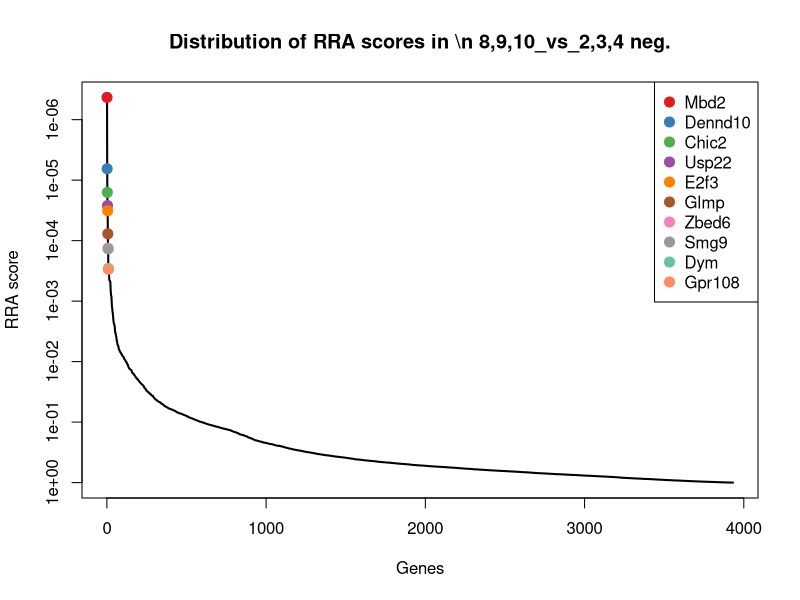
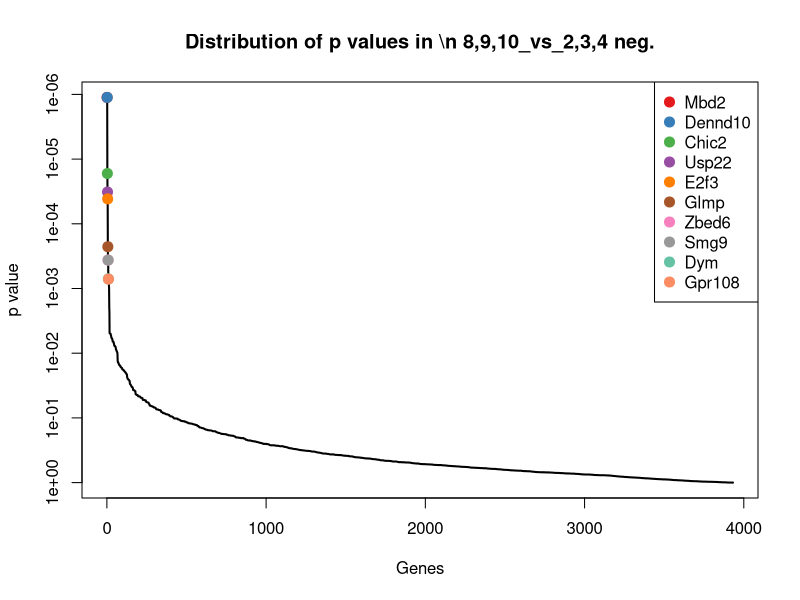
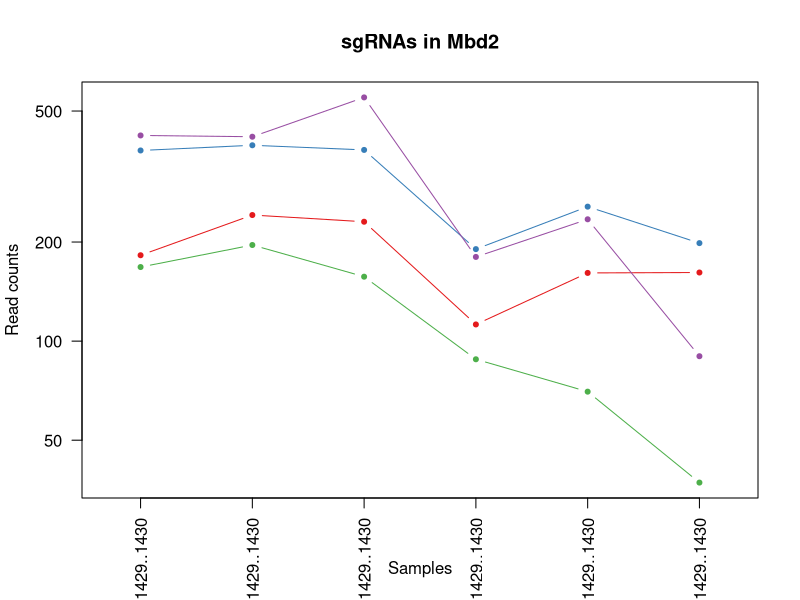
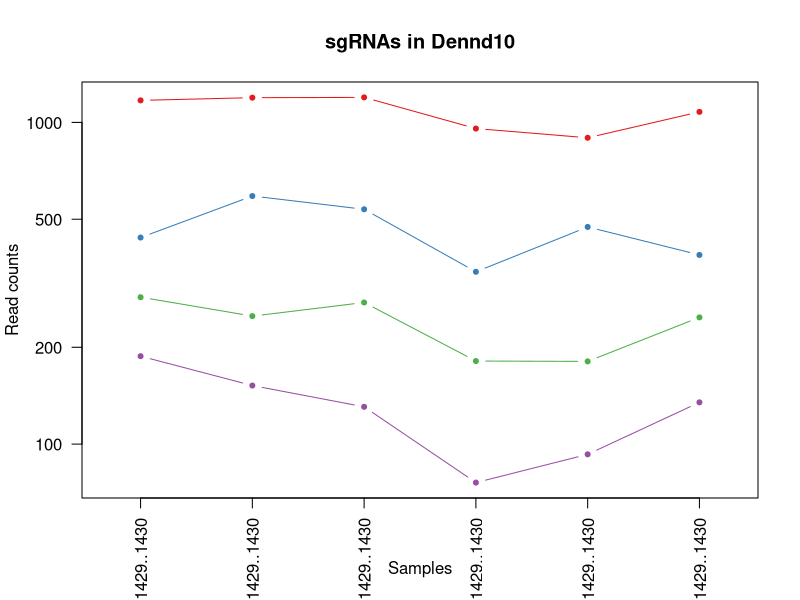
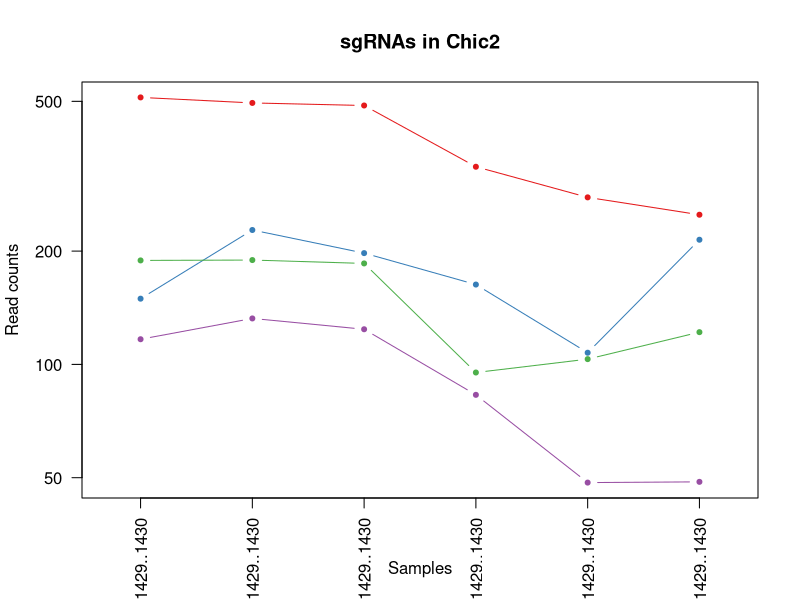
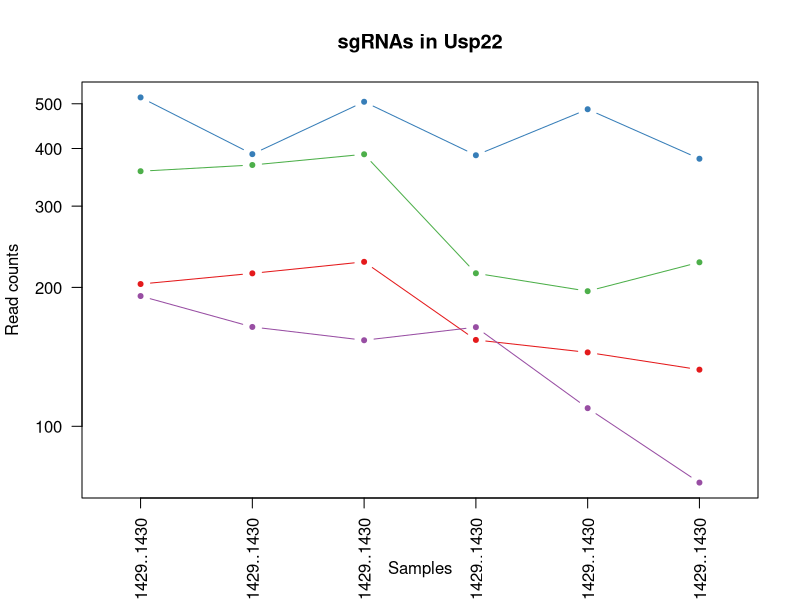
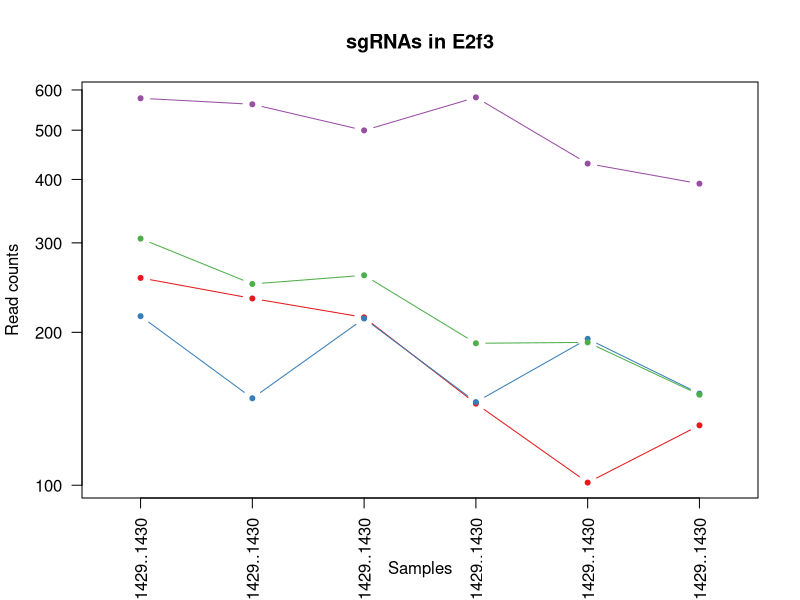
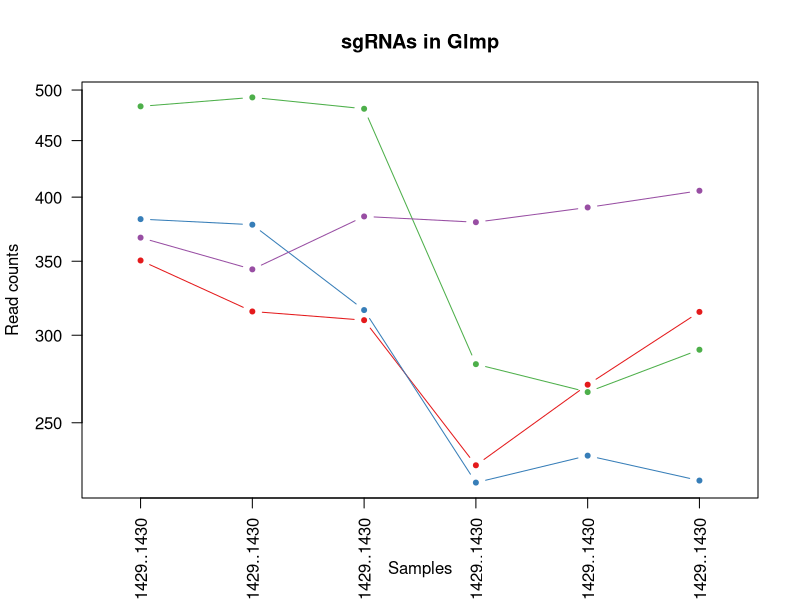

Recreate these plots in R, in order. (Note: this script raises an error after producing the figures.)
pdf(file='invitro.poolD_mCD19.CAR_ET.1.10_v_hEGFRv3.CAR_ET.1.10.pdf',width=4.5,height=4.5);
gstable=read.table('invitro.poolD_mCD19.CAR_ET.1.10_v_hEGFRv3.CAR_ET.1.10.gene_summary.txt',header=T)
# 
#
# parameters
# Do not modify the variables beginning with "__"

# gstablename='__GENE_SUMMARY_FILE__'
startindex=3
# outputfile='__OUTPUT_FILE__'
targetgenelist=c("Mbd2","Dennd10","Chic2","Usp22","E2f3","Glmp","Zbed6","Smg9","Dym","Gpr108")
# samplelabel=sub('.\\w+.\\w+$','',colnames(gstable)[startindex]);
samplelabel='8,9,10_vs_2,3,4 neg.'


# You need to write some codes in front of this code:
# gstable=read.table(gstablename,header=T)
# pdf(file=outputfile,width=6,height=6)


# set up color using RColorBrewer
#library(RColorBrewer)
#colors <- brewer.pal(length(targetgenelist), "Set1")

colors=c( "#E41A1C", "#377EB8", "#4DAF4A", "#984EA3", "#FF7F00",  "#A65628", "#F781BF",
          "#999999", "#66C2A5", "#FC8D62", "#8DA0CB", "#E78AC3", "#A6D854", "#FFD92F", "#E5C494", "#B3B3B3", 
          "#8DD3C7", "#FFFFB3", "#BEBADA", "#FB8072", "#80B1D3", "#FDB462", "#B3DE69", "#FCCDE5",
          "#D9D9D9", "#BC80BD", "#CCEBC5", "#FFED6F")

######
# function definition

plotrankedvalues<-function(val, tglist, ...){
  
  plot(val,log='y',ylim=c(max(val),min(val)),type='l',lwd=2, ...)
  if(length(tglist)>0){
    for(i in 1:length(tglist)){
      targetgene=tglist[i];
      tx=which(names(val)==targetgene);ty=val[targetgene];
      points(tx,ty,col=colors[(i %% length(colors)) ],cex=2,pch=20)
      # text(tx+50,ty,targetgene,col=colors[i])
    }
    legend('topright',tglist,pch=20,pt.cex = 2,cex=1,col=colors)
  }
}



plotrandvalues<-function(val,targetgenelist, ...){
  # choose the one with the best distance distribution
  
  mindiffvalue=0;
  randval=val;
  for(i in 1:20){
    randval0=sample(val)
    vindex=sort(which(names(randval0) %in% targetgenelist))
    if(max(vindex)>0.9*length(val)){
      # print('pass...')
      next;
    }
    mindiffind=min(diff(vindex));
    if (mindiffind > mindiffvalue){
      mindiffvalue=mindiffind;
      randval=randval0;
      # print(paste('Diff: ',mindiffvalue))
    }
  }
  plot(randval,log='y',ylim=c(max(randval),min(randval)),pch=20,col='grey', ...)
  
  if(length(targetgenelist)>0){
    for(i in 1:length(targetgenelist)){
      targetgene=targetgenelist[i];
      tx=which(names(randval)==targetgene);ty=randval[targetgene];
      points(tx,ty,col=colors[(i %% length(colors)) ],cex=2,pch=20)
      text(tx+50,ty,targetgene,col=colors[i])
    }
  }
  
}




# set.seed(1235)



pvec=gstable[,startindex]
names(pvec)=gstable[,'id']
pvec=sort(pvec);

plotrankedvalues(pvec,targetgenelist,xlab='Genes',ylab='RRA score',main=paste('Distribution of RRA scores in \\n',samplelabel))

# plotrandvalues(pvec,targetgenelist,xlab='Genes',ylab='RRA score',main=paste('Distribution of RRA scores in \\n',samplelabel))


pvec=gstable[,startindex+1]
names(pvec)=gstable[,'id']
pvec=sort(pvec);

plotrankedvalues(pvec,targetgenelist,xlab='Genes',ylab='p value',main=paste('Distribution of p values in \\n',samplelabel))

# plotrandvalues(pvec,targetgenelist,xlab='Genes',ylab='p value',main=paste('Distribution of p values in \\n',samplelabel))



# you need to write after this code:
# dev.off()






# parameters
# Do not modify the variables beginning with "__"
targetmat=list(c(181.3526226407379,240.5628134071484,229.503388608258,111.36853380888675,160.12742800923178,160.59135377290906),c(378.4750385545835,392.5462962961608,379.94340889214004,189.32650747510746,255.17080463406614,197.48396207209086),c(166.8969788070559,194.8745271398993,155.9305319730748,87.06994461422055,69.21637210721632,36.16922382272726),c(420.5278206162038,416.78906043796644,549.0511689192775,179.20209531066322,233.476120839267,88.97629060390906))
targetgene="Mbd2"
collabel=c("In.vitro_Pool.D..25.32._hEGFRv3.CAR_ET.1.10_rep1_1400..1401..1402..1403..1427..1428..1429..1430","In.vitro_Pool.D..25.32._hEGFRv3.CAR_ET.1.10_rep2_1400..1401..1402..1403..1427..1428..1429..1430","In.vitro_Pool.D..25.32._hEGFRv3.CAR_ET.1.10_rep3_1400..1401..1402..1403..1427..1428..1429..1430","In.vitro_Pool.D..25.32._mCD19.CAR_ET.1.10_rep1_1400..1401..1402..1403..1427..1428..1429..1430","In.vitro_Pool.D..25.32._mCD19.CAR_ET.1.10_rep2_1400..1401..1402..1403..1427..1428..1429..1430","In.vitro_Pool.D..25.32._mCD19.CAR_ET.1.10_rep3_1400..1401..1402..1403..1427..1428..1429..1430")

# set up color using RColorBrewer
#library(RColorBrewer)
#colors <- brewer.pal(length(targetgenelist), "Set1")

colors=c( "#E41A1C", "#377EB8", "#4DAF4A", "#984EA3", "#FF7F00",  "#A65628", "#F781BF",
          "#999999", "#66C2A5", "#FC8D62", "#8DA0CB", "#E78AC3", "#A6D854", "#FFD92F", "#E5C494", "#B3B3B3", 
          "#8DD3C7", "#FFFFB3", "#BEBADA", "#FB8072", "#80B1D3", "#FDB462", "#B3DE69", "#FCCDE5",
          "#D9D9D9", "#BC80BD", "#CCEBC5", "#FFED6F")


## code

targetmatvec=unlist(targetmat)+1
yrange=range(targetmatvec[targetmatvec>0]);
# yrange[1]=1; # set the minimum value to 1
for(i in 1:length(targetmat)){
  vali=targetmat[[i]]+1;
  if(i==1){
    plot(1:length(vali),vali,type='b',las=1,pch=20,main=paste('sgRNAs in',targetgene),ylab='Read counts',xlab='Samples',xlim=c(0.7,length(vali)+0.3),ylim = yrange,col=colors[(i %% length(colors))],xaxt='n',log='y')
    axis(1,at=1:length(vali),labels=(collabel),las=2)
    # lines(0:100,rep(1,101),col='black');
  }else{
    lines(1:length(vali),vali,type='b',pch=20,col=colors[(i %% length(colors))])
  }
}




# parameters
# Do not modify the variables beginning with "__"
targetmat=list(c(1169.593001088817,1192.5575129757474,1194.7353435683478,955.7445083235372,894.6474364902886,1077.119485440818),c(437.61176332873714,589.2856514469682,535.8739408652149,342.20513115821564,472.11764258205756,386.2873104267272),c(285.17042835536324,248.95453945623498,274.52558445963876,180.21453652710764,179.7559514426215,246.67410647099993),c(186.60922039844044,151.05106888355832,129.5760758649495,74.92065001688745,91.94413608272019,133.8261281440909))
targetgene="Dennd10"
collabel=c("In.vitro_Pool.D..25.32._hEGFRv3.CAR_ET.1.10_rep1_1400..1401..1402..1403..1427..1428..1429..1430","In.vitro_Pool.D..25.32._hEGFRv3.CAR_ET.1.10_rep2_1400..1401..1402..1403..1427..1428..1429..1430","In.vitro_Pool.D..25.32._hEGFRv3.CAR_ET.1.10_rep3_1400..1401..1402..1403..1427..1428..1429..1430","In.vitro_Pool.D..25.32._mCD19.CAR_ET.1.10_rep1_1400..1401..1402..1403..1427..1428..1429..1430","In.vitro_Pool.D..25.32._mCD19.CAR_ET.1.10_rep2_1400..1401..1402..1403..1427..1428..1429..1430","In.vitro_Pool.D..25.32._mCD19.CAR_ET.1.10_rep3_1400..1401..1402..1403..1427..1428..1429..1430")

# set up color using RColorBrewer
#library(RColorBrewer)
#colors <- brewer.pal(length(targetgenelist), "Set1")

colors=c( "#E41A1C", "#377EB8", "#4DAF4A", "#984EA3", "#FF7F00",  "#A65628", "#F781BF",
          "#999999", "#66C2A5", "#FC8D62", "#8DA0CB", "#E78AC3", "#A6D854", "#FFD92F", "#E5C494", "#B3B3B3", 
          "#8DD3C7", "#FFFFB3", "#BEBADA", "#FB8072", "#80B1D3", "#FDB462", "#B3DE69", "#FCCDE5",
          "#D9D9D9", "#BC80BD", "#CCEBC5", "#FFED6F")


## code

targetmatvec=unlist(targetmat)+1
yrange=range(targetmatvec[targetmatvec>0]);
# yrange[1]=1; # set the minimum value to 1
for(i in 1:length(targetmat)){
  vali=targetmat[[i]]+1;
  if(i==1){
    plot(1:length(vali),vali,type='b',las=1,pch=20,main=paste('sgRNAs in',targetgene),ylab='Read counts',xlab='Samples',xlim=c(0.7,length(vali)+0.3),ylim = yrange,col=colors[(i %% length(colors))],xaxt='n',log='y')
    axis(1,at=1:length(vali),labels=(collabel),las=2)
    # lines(0:100,rep(1,101),col='black');
  }else{
    lines(1:length(vali),vali,type='b',pch=20,col=colors[(i %% length(colors))])
  }
}




# parameters
# Do not modify the variables beginning with "__"
targetmat=list(c(511.2041319365728,494.1794228906537,486.4593356624799,334.10560142666026,276.86548842886526,248.84425990036357),c(148.49888665509698,226.57660332533746,196.56031847310135,161.990594631108,106.40725861258628,213.39842055409085),c(187.9233698378661,188.34762910172086,184.48119275687725,94.15703312933152,102.2749378897674,120.80520756790906),c(115.64515066945606,131.47037476902298,122.98746183791816,82.00773853199843,47.521688312417176,47.74337544599999))
targetgene="Chic2"
collabel=c("In.vitro_Pool.D..25.32._hEGFRv3.CAR_ET.1.10_rep1_1400..1401..1402..1403..1427..1428..1429..1430","In.vitro_Pool.D..25.32._hEGFRv3.CAR_ET.1.10_rep2_1400..1401..1402..1403..1427..1428..1429..1430","In.vitro_Pool.D..25.32._hEGFRv3.CAR_ET.1.10_rep3_1400..1401..1402..1403..1427..1428..1429..1430","In.vitro_Pool.D..25.32._mCD19.CAR_ET.1.10_rep1_1400..1401..1402..1403..1427..1428..1429..1430","In.vitro_Pool.D..25.32._mCD19.CAR_ET.1.10_rep2_1400..1401..1402..1403..1427..1428..1429..1430","In.vitro_Pool.D..25.32._mCD19.CAR_ET.1.10_rep3_1400..1401..1402..1403..1427..1428..1429..1430")

# set up color using RColorBrewer
#library(RColorBrewer)
#colors <- brewer.pal(length(targetgenelist), "Set1")

colors=c( "#E41A1C", "#377EB8", "#4DAF4A", "#984EA3", "#FF7F00",  "#A65628", "#F781BF",
          "#999999", "#66C2A5", "#FC8D62", "#8DA0CB", "#E78AC3", "#A6D854", "#FFD92F", "#E5C494", "#B3B3B3", 
          "#8DD3C7", "#FFFFB3", "#BEBADA", "#FB8072", "#80B1D3", "#FDB462", "#B3DE69", "#FCCDE5",
          "#D9D9D9", "#BC80BD", "#CCEBC5", "#FFED6F")


## code

targetmatvec=unlist(targetmat)+1
yrange=range(targetmatvec[targetmatvec>0]);
# yrange[1]=1; # set the minimum value to 1
for(i in 1:length(targetmat)){
  vali=targetmat[[i]]+1;
  if(i==1){
    plot(1:length(vali),vali,type='b',las=1,pch=20,main=paste('sgRNAs in',targetgene),ylab='Read counts',xlab='Samples',xlim=c(0.7,length(vali)+0.3),ylim = yrange,col=colors[(i %% length(colors))],xaxt='n',log='y')
    axis(1,at=1:length(vali),labels=(collabel),las=2)
    # lines(0:100,rep(1,101),col='black');
  }else{
    lines(1:length(vali),vali,type='b',pch=20,col=colors[(i %% length(colors))])
  }
}




# parameters
# Do not modify the variables beginning with "__"
targetmat=list(c(202.3790136715481,213.52280724898057,226.20908159474234,152.87862368310817,143.59814511795625,131.65597471472725),c(515.1465802548497,387.8842262688905,504.02897306789674,385.7401034653259,485.54768493121895,379.05346566218174),c(356.1344980843476,367.3711181489011,387.6301252570099,213.62509666977368,195.2521541531923,225.69595665381814),c(190.55166871671736,163.17245095446114,152.63622495955914,163.0030358475524,108.47341897399572,74.50860107481816))
targetgene="Usp22"
collabel=c("In.vitro_Pool.D..25.32._hEGFRv3.CAR_ET.1.10_rep1_1400..1401..1402..1403..1427..1428..1429..1430","In.vitro_Pool.D..25.32._hEGFRv3.CAR_ET.1.10_rep2_1400..1401..1402..1403..1427..1428..1429..1430","In.vitro_Pool.D..25.32._hEGFRv3.CAR_ET.1.10_rep3_1400..1401..1402..1403..1427..1428..1429..1430","In.vitro_Pool.D..25.32._mCD19.CAR_ET.1.10_rep1_1400..1401..1402..1403..1427..1428..1429..1430","In.vitro_Pool.D..25.32._mCD19.CAR_ET.1.10_rep2_1400..1401..1402..1403..1427..1428..1429..1430","In.vitro_Pool.D..25.32._mCD19.CAR_ET.1.10_rep3_1400..1401..1402..1403..1427..1428..1429..1430")

# set up color using RColorBrewer
#library(RColorBrewer)
#colors <- brewer.pal(length(targetgenelist), "Set1")

colors=c( "#E41A1C", "#377EB8", "#4DAF4A", "#984EA3", "#FF7F00",  "#A65628", "#F781BF",
          "#999999", "#66C2A5", "#FC8D62", "#8DA0CB", "#E78AC3", "#A6D854", "#FFD92F", "#E5C494", "#B3B3B3", 
          "#8DD3C7", "#FFFFB3", "#BEBADA", "#FB8072", "#80B1D3", "#FDB462", "#B3DE69", "#FCCDE5",
          "#D9D9D9", "#BC80BD", "#CCEBC5", "#FFED6F")


## code

targetmatvec=unlist(targetmat)+1
yrange=range(targetmatvec[targetmatvec>0]);
# yrange[1]=1; # set the minimum value to 1
for(i in 1:length(targetmat)){
  vali=targetmat[[i]]+1;
  if(i==1){
    plot(1:length(vali),vali,type='b',las=1,pch=20,main=paste('sgRNAs in',targetgene),ylab='Read counts',xlab='Samples',xlim=c(0.7,length(vali)+0.3),ylim = yrange,col=colors[(i %% length(colors))],xaxt='n',log='y')
    axis(1,at=1:length(vali),labels=(collabel),las=2)
    # lines(0:100,rep(1,101),col='black');
  }else{
    lines(1:length(vali),vali,type='b',pch=20,col=colors[(i %% length(colors))])
  }
}




# parameters
# Do not modify the variables beginning with "__"
targetmat=list(c(254.9449912485736,232.17108735806184,213.0318535406797,143.76665273510835,100.20877752835796,130.20920576181814),c(214.20635862637883,147.32141286174206,211.93375120284114,144.77909395155277,193.18599379178286,150.46397110254543),c(304.8826699467478,248.02212545078092,258.05404939206045,189.32650747510746,190.0867532496687,149.74058662609087),c(576.9116039078547,561.3132312833463,498.53846137870397,579.1163758062111,428.7282749924593,391.351001761909))
targetgene="E2f3"
collabel=c("In.vitro_Pool.D..25.32._hEGFRv3.CAR_ET.1.10_rep1_1400..1401..1402..1403..1427..1428..1429..1430","In.vitro_Pool.D..25.32._hEGFRv3.CAR_ET.1.10_rep2_1400..1401..1402..1403..1427..1428..1429..1430","In.vitro_Pool.D..25.32._hEGFRv3.CAR_ET.1.10_rep3_1400..1401..1402..1403..1427..1428..1429..1430","In.vitro_Pool.D..25.32._mCD19.CAR_ET.1.10_rep1_1400..1401..1402..1403..1427..1428..1429..1430","In.vitro_Pool.D..25.32._mCD19.CAR_ET.1.10_rep2_1400..1401..1402..1403..1427..1428..1429..1430","In.vitro_Pool.D..25.32._mCD19.CAR_ET.1.10_rep3_1400..1401..1402..1403..1427..1428..1429..1430")

# set up color using RColorBrewer
#library(RColorBrewer)
#colors <- brewer.pal(length(targetgenelist), "Set1")

colors=c( "#E41A1C", "#377EB8", "#4DAF4A", "#984EA3", "#FF7F00",  "#A65628", "#F781BF",
          "#999999", "#66C2A5", "#FC8D62", "#8DA0CB", "#E78AC3", "#A6D854", "#FFD92F", "#E5C494", "#B3B3B3", 
          "#8DD3C7", "#FFFFB3", "#BEBADA", "#FB8072", "#80B1D3", "#FDB462", "#B3DE69", "#FCCDE5",
          "#D9D9D9", "#BC80BD", "#CCEBC5", "#FFED6F")


## code

targetmatvec=unlist(targetmat)+1
yrange=range(targetmatvec[targetmatvec>0]);
# yrange[1]=1; # set the minimum value to 1
for(i in 1:length(targetmat)){
  vali=targetmat[[i]]+1;
  if(i==1){
    plot(1:length(vali),vali,type='b',las=1,pch=20,main=paste('sgRNAs in',targetgene),ylab='Read counts',xlab='Samples',xlim=c(0.7,length(vali)+0.3),ylim = yrange,col=colors[(i %% length(colors))],xaxt='n',log='y')
    axis(1,at=1:length(vali),labels=(collabel),las=2)
    # lines(0:100,rep(1,101),col='black');
  }else{
    lines(1:length(vali),vali,type='b',pch=20,col=colors[(i %% length(colors))])
  }
}




# parameters
# Do not modify the variables beginning with "__"
targetmat=list(c(349.56375088721944,314.22351983801946,308.56675693263395,227.7992736999956,269.63392716393224,313.9488627812727),c(381.1033374334347,376.6952582034417,315.1553709596653,219.69974396844023,232.44304065856227,220.6322653186363),c(482.2928442692088,491.3821808742915,479.87072163544855,281.45865817155016,265.5016064411133,290.07717505827264),c(366.6476935997527,343.1283540070954,383.2377159056557,378.6530149502149,390.5043083063846,404.3719223380908))
targetgene="Glmp"
collabel=c("In.vitro_Pool.D..25.32._hEGFRv3.CAR_ET.1.10_rep1_1400..1401..1402..1403..1427..1428..1429..1430","In.vitro_Pool.D..25.32._hEGFRv3.CAR_ET.1.10_rep2_1400..1401..1402..1403..1427..1428..1429..1430","In.vitro_Pool.D..25.32._hEGFRv3.CAR_ET.1.10_rep3_1400..1401..1402..1403..1427..1428..1429..1430","In.vitro_Pool.D..25.32._mCD19.CAR_ET.1.10_rep1_1400..1401..1402..1403..1427..1428..1429..1430","In.vitro_Pool.D..25.32._mCD19.CAR_ET.1.10_rep2_1400..1401..1402..1403..1427..1428..1429..1430","In.vitro_Pool.D..25.32._mCD19.CAR_ET.1.10_rep3_1400..1401..1402..1403..1427..1428..1429..1430")

# set up color using RColorBrewer
#library(RColorBrewer)
#colors <- brewer.pal(length(targetgenelist), "Set1")

colors=c( "#E41A1C", "#377EB8", "#4DAF4A", "#984EA3", "#FF7F00",  "#A65628", "#F781BF",
          "#999999", "#66C2A5", "#FC8D62", "#8DA0CB", "#E78AC3", "#A6D854", "#FFD92F", "#E5C494", "#B3B3B3", 
          "#8DD3C7", "#FFFFB3", "#BEBADA", "#FB8072", "#80B1D3", "#FDB462", "#B3DE69", "#FCCDE5",
          "#D9D9D9", "#BC80BD", "#CCEBC5", "#FFED6F")


## code

targetmatvec=unlist(targetmat)+1
yrange=range(targetmatvec[targetmatvec>0]);
# yrange[1]=1; # set the minimum value to 1
for(i in 1:length(targetmat)){
  vali=targetmat[[i]]+1;
  if(i==1){
    plot(1:length(vali),vali,type='b',las=1,pch=20,main=paste('sgRNAs in',targetgene),ylab='Read counts',xlab='Samples',xlim=c(0.7,length(vali)+0.3),ylim = yrange,col=colors[(i %% length(colors))],xaxt='n',log='y')
    axis(1,at=1:length(vali),labels=(collabel),las=2)
    # lines(0:100,rep(1,101),col='black');
  }else{
    lines(1:length(vali),vali,type='b',pch=20,col=colors[(i %% length(colors))])
  }
}




# parameters
# Do not modify the variables beginning with "__"
targetmat=list(c(494.1201892240395,515.6249450160972,543.5606572300848,296.6452764182165,349.18110107819575,265.4821028588181),c(749.0651804726131,765.5118984777862,755.4944084329259,649.9872609573208,592.98802372451,604.7494223159998),c(785.8613647765309,706.7698161341802,790.6336832437596,751.2313826017634,777.9093760706551,819.5946118229998),c(483.60699370863443,445.6938946070424,432.6523211083907,341.1926899417712,303.72557312718806,255.35472018845448))
targetgene="Zbed6"
collabel=c("In.vitro_Pool.D..25.32._hEGFRv3.CAR_ET.1.10_rep1_1400..1401..1402..1403..1427..1428..1429..1430","In.vitro_Pool.D..25.32._hEGFRv3.CAR_ET.1.10_rep2_1400..1401..1402..1403..1427..1428..1429..1430","In.vitro_Pool.D..25.32._hEGFRv3.CAR_ET.1.10_rep3_1400..1401..1402..1403..1427..1428..1429..1430","In.vitro_Pool.D..25.32._mCD19.CAR_ET.1.10_rep1_1400..1401..1402..1403..1427..1428..1429..1430","In.vitro_Pool.D..25.32._mCD19.CAR_ET.1.10_rep2_1400..1401..1402..1403..1427..1428..1429..1430","In.vitro_Pool.D..25.32._mCD19.CAR_ET.1.10_rep3_1400..1401..1402..1403..1427..1428..1429..1430")

# set up color using RColorBrewer
#library(RColorBrewer)
#colors <- brewer.pal(length(targetgenelist), "Set1")

colors=c( "#E41A1C", "#377EB8", "#4DAF4A", "#984EA3", "#FF7F00",  "#A65628", "#F781BF",
          "#999999", "#66C2A5", "#FC8D62", "#8DA0CB", "#E78AC3", "#A6D854", "#FFD92F", "#E5C494", "#B3B3B3", 
          "#8DD3C7", "#FFFFB3", "#BEBADA", "#FB8072", "#80B1D3", "#FDB462", "#B3DE69", "#FCCDE5",
          "#D9D9D9", "#BC80BD", "#CCEBC5", "#FFED6F")


## code

targetmatvec=unlist(targetmat)+1
yrange=range(targetmatvec[targetmatvec>0]);
# yrange[1]=1; # set the minimum value to 1
for(i in 1:length(targetmat)){
  vali=targetmat[[i]]+1;
  if(i==1){
    plot(1:length(vali),vali,type='b',las=1,pch=20,main=paste('sgRNAs in',targetgene),ylab='Read counts',xlab='Samples',xlim=c(0.7,length(vali)+0.3),ylim = yrange,col=colors[(i %% length(colors))],xaxt='n',log='y')
    axis(1,at=1:length(vali),labels=(collabel),las=2)
    # lines(0:100,rep(1,101),col='black');
  }else{
    lines(1:length(vali),vali,type='b',pch=20,col=colors[(i %% length(colors))])
  }
}




# parameters
# Do not modify the variables beginning with "__"
targetmat=list(c(76.22066748668695,102.565540599947,62.591833256797635,88.08238583066498,29.959325240436915,71.61506316899998),c(1030.2931605096994,970.6429796776803,1017.9408671763405,565.9546399924336,554.7640570384352,681.4281768201816),c(78.84896636553822,66.20139438723852,47.21840052705787,63.783796635998776,99.17569734765323,49.19014439890908),c(111.70270235117914,64.3365663763304,77.9652659865374,29.360795276888325,73.3486928300352,31.105532487545446))
targetgene="Smg9"
collabel=c("In.vitro_Pool.D..25.32._hEGFRv3.CAR_ET.1.10_rep1_1400..1401..1402..1403..1427..1428..1429..1430","In.vitro_Pool.D..25.32._hEGFRv3.CAR_ET.1.10_rep2_1400..1401..1402..1403..1427..1428..1429..1430","In.vitro_Pool.D..25.32._hEGFRv3.CAR_ET.1.10_rep3_1400..1401..1402..1403..1427..1428..1429..1430","In.vitro_Pool.D..25.32._mCD19.CAR_ET.1.10_rep1_1400..1401..1402..1403..1427..1428..1429..1430","In.vitro_Pool.D..25.32._mCD19.CAR_ET.1.10_rep2_1400..1401..1402..1403..1427..1428..1429..1430","In.vitro_Pool.D..25.32._mCD19.CAR_ET.1.10_rep3_1400..1401..1402..1403..1427..1428..1429..1430")

# set up color using RColorBrewer
#library(RColorBrewer)
#colors <- brewer.pal(length(targetgenelist), "Set1")

colors=c( "#E41A1C", "#377EB8", "#4DAF4A", "#984EA3", "#FF7F00",  "#A65628", "#F781BF",
          "#999999", "#66C2A5", "#FC8D62", "#8DA0CB", "#E78AC3", "#A6D854", "#FFD92F", "#E5C494", "#B3B3B3", 
          "#8DD3C7", "#FFFFB3", "#BEBADA", "#FB8072", "#80B1D3", "#FDB462", "#B3DE69", "#FCCDE5",
          "#D9D9D9", "#BC80BD", "#CCEBC5", "#FFED6F")


## code

targetmatvec=unlist(targetmat)+1
yrange=range(targetmatvec[targetmatvec>0]);
# yrange[1]=1; # set the minimum value to 1
for(i in 1:length(targetmat)){
  vali=targetmat[[i]]+1;
  if(i==1){
    plot(1:length(vali),vali,type='b',las=1,pch=20,main=paste('sgRNAs in',targetgene),ylab='Read counts',xlab='Samples',xlim=c(0.7,length(vali)+0.3),ylim = yrange,col=colors[(i %% length(colors))],xaxt='n',log='y')
    axis(1,at=1:length(vali),labels=(collabel),las=2)
    # lines(0:100,rep(1,101),col='black');
  }else{
    lines(1:length(vali),vali,type='b',pch=20,col=colors[(i %% length(colors))])
  }
}




# parameters
# Do not modify the variables beginning with "__"
targetmat=list(c(528.2880746491061,413.0594044161502,461.2029818921931,370.55348521865955,389.4712281256799,369.64946746827263),c(491.4918903451882,422.3835444706908,395.3168416218798,318.91898317999386,352.2803416203099,354.4583934627272),c(465.20890155667547,548.2594352069895,556.7378852841474,468.7602832137688,429.761355173164,420.2863808200908),c(425.78441837390636,505.3683909561025,429.35801409487505,353.3419845391043,395.6697092099082,322.6294764987272))
targetgene="Dym"
collabel=c("In.vitro_Pool.D..25.32._hEGFRv3.CAR_ET.1.10_rep1_1400..1401..1402..1403..1427..1428..1429..1430","In.vitro_Pool.D..25.32._hEGFRv3.CAR_ET.1.10_rep2_1400..1401..1402..1403..1427..1428..1429..1430","In.vitro_Pool.D..25.32._hEGFRv3.CAR_ET.1.10_rep3_1400..1401..1402..1403..1427..1428..1429..1430","In.vitro_Pool.D..25.32._mCD19.CAR_ET.1.10_rep1_1400..1401..1402..1403..1427..1428..1429..1430","In.vitro_Pool.D..25.32._mCD19.CAR_ET.1.10_rep2_1400..1401..1402..1403..1427..1428..1429..1430","In.vitro_Pool.D..25.32._mCD19.CAR_ET.1.10_rep3_1400..1401..1402..1403..1427..1428..1429..1430")

# set up color using RColorBrewer
#library(RColorBrewer)
#colors <- brewer.pal(length(targetgenelist), "Set1")

colors=c( "#E41A1C", "#377EB8", "#4DAF4A", "#984EA3", "#FF7F00",  "#A65628", "#F781BF",
          "#999999", "#66C2A5", "#FC8D62", "#8DA0CB", "#E78AC3", "#A6D854", "#FFD92F", "#E5C494", "#B3B3B3", 
          "#8DD3C7", "#FFFFB3", "#BEBADA", "#FB8072", "#80B1D3", "#FDB462", "#B3DE69", "#FCCDE5",
          "#D9D9D9", "#BC80BD", "#CCEBC5", "#FFED6F")


## code

targetmatvec=unlist(targetmat)+1
yrange=range(targetmatvec[targetmatvec>0]);
# yrange[1]=1; # set the minimum value to 1
for(i in 1:length(targetmat)){
  vali=targetmat[[i]]+1;
  if(i==1){
    plot(1:length(vali),vali,type='b',las=1,pch=20,main=paste('sgRNAs in',targetgene),ylab='Read counts',xlab='Samples',xlim=c(0.7,length(vali)+0.3),ylim = yrange,col=colors[(i %% length(colors))],xaxt='n',log='y')
    axis(1,at=1:length(vali),labels=(collabel),las=2)
    # lines(0:100,rep(1,101),col='black');
  }else{
    lines(1:length(vali),vali,type='b',pch=20,col=colors[(i %% length(colors))])
  }
}




# parameters
# Do not modify the variables beginning with "__"
targetmat=list(c(296.99777331019396,261.07592152713784,293.1933242028942,212.61265545332924,268.6008469832275,163.48489167872722),c(576.9116039078547,587.4208234360601,644.5860723112318,561.9048751266558,552.6978966770258,586.6648104046362),c(632.1058803637314,703.040160112364,661.0576073788102,453.5736649671024,483.4815245698095,437.6476082549999),c(605.8228915752187,593.0153074687845,616.0354115274293,429.2750757724362,325.4202569219872,457.90237359572717))
targetgene="Gpr108"
collabel=c("In.vitro_Pool.D..25.32._hEGFRv3.CAR_ET.1.10_rep1_1400..1401..1402..1403..1427..1428..1429..1430","In.vitro_Pool.D..25.32._hEGFRv3.CAR_ET.1.10_rep2_1400..1401..1402..1403..1427..1428..1429..1430","In.vitro_Pool.D..25.32._hEGFRv3.CAR_ET.1.10_rep3_1400..1401..1402..1403..1427..1428..1429..1430","In.vitro_Pool.D..25.32._mCD19.CAR_ET.1.10_rep1_1400..1401..1402..1403..1427..1428..1429..1430","In.vitro_Pool.D..25.32._mCD19.CAR_ET.1.10_rep2_1400..1401..1402..1403..1427..1428..1429..1430","In.vitro_Pool.D..25.32._mCD19.CAR_ET.1.10_rep3_1400..1401..1402..1403..1427..1428..1429..1430")

# set up color using RColorBrewer
#library(RColorBrewer)
#colors <- brewer.pal(length(targetgenelist), "Set1")

colors=c( "#E41A1C", "#377EB8", "#4DAF4A", "#984EA3", "#FF7F00",  "#A65628", "#F781BF",
          "#999999", "#66C2A5", "#FC8D62", "#8DA0CB", "#E78AC3", "#A6D854", "#FFD92F", "#E5C494", "#B3B3B3", 
          "#8DD3C7", "#FFFFB3", "#BEBADA", "#FB8072", "#80B1D3", "#FDB462", "#B3DE69", "#FCCDE5",
          "#D9D9D9", "#BC80BD", "#CCEBC5", "#FFED6F")


## code

targetmatvec=unlist(targetmat)+1
yrange=range(targetmatvec[targetmatvec>0]);
# yrange[1]=1; # set the minimum value to 1
for(i in 1:length(targetmat)){
  vali=targetmat[[i]]+1;
  if(i==1){
    plot(1:length(vali),vali,type='b',las=1,pch=20,main=paste('sgRNAs in',targetgene),ylab='Read counts',xlab='Samples',xlim=c(0.7,length(vali)+0.3),ylim = yrange,col=colors[(i %% length(colors))],xaxt='n',log='y')
    axis(1,at=1:length(vali),labels=(collabel),las=2)
    # lines(0:100,rep(1,101),col='black');
  }else{
    lines(1:length(vali),vali,type='b',pch=20,col=colors[(i %% length(colors))])
  }
}



# 
#
# parameters
# Do not modify the variables beginning with "__"

# gstablename='__GENE_SUMMARY_FILE__'
startindex=9
# outputfile='__OUTPUT_FILE__'
targetgenelist=c("Ints14","Lsm12","Caprin1","Cwc27","Zfp608","Lyrm9","Gm7233","Pkib","Otub1","Prss50")
# samplelabel=sub('.\\w+.\\w+$','',colnames(gstable)[startindex]);
samplelabel='8,9,10_vs_2,3,4 pos.'


# You need to write some codes in front of this code:
# gstable=read.table(gstablename,header=T)
# pdf(file=outputfile,width=6,height=6)


# set up color using RColorBrewer
#library(RColorBrewer)
#colors <- brewer.pal(length(targetgenelist), "Set1")

colors=c( "#E41A1C", "#377EB8", "#4DAF4A", "#984EA3", "#FF7F00",  "#A65628", "#F781BF",
          "#999999", "#66C2A5", "#FC8D62", "#8DA0CB", "#E78AC3", "#A6D854", "#FFD92F", "#E5C494", "#B3B3B3", 
          "#8DD3C7", "#FFFFB3", "#BEBADA", "#FB8072", "#80B1D3", "#FDB462", "#B3DE69", "#FCCDE5",
          "#D9D9D9", "#BC80BD", "#CCEBC5", "#FFED6F")

######
# function definition

plotrankedvalues<-function(val, tglist, ...){
  
  plot(val,log='y',ylim=c(max(val),min(val)),type='l',lwd=2, ...)
  if(length(tglist)>0){
    for(i in 1:length(tglist)){
      targetgene=tglist[i];
      tx=which(names(val)==targetgene);ty=val[targetgene];
      points(tx,ty,col=colors[(i %% length(colors)) ],cex=2,pch=20)
      # text(tx+50,ty,targetgene,col=colors[i])
    }
    legend('topright',tglist,pch=20,pt.cex = 2,cex=1,col=colors)
  }
}



plotrandvalues<-function(val,targetgenelist, ...){
  # choose the one with the best distance distribution
  
  mindiffvalue=0;
  randval=val;
  for(i in 1:20){
    randval0=sample(val)
    vindex=sort(which(names(randval0) %in% targetgenelist))
    if(max(vindex)>0.9*length(val)){
      # print('pass...')
      next;
    }
    mindiffind=min(diff(vindex));
    if (mindiffind > mindiffvalue){
      mindiffvalue=mindiffind;
      randval=randval0;
      # print(paste('Diff: ',mindiffvalue))
    }
  }
  plot(randval,log='y',ylim=c(max(randval),min(randval)),pch=20,col='grey', ...)
  
  if(length(targetgenelist)>0){
    for(i in 1:length(targetgenelist)){
      targetgene=targetgenelist[i];
      tx=which(names(randval)==targetgene);ty=randval[targetgene];
      points(tx,ty,col=colors[(i %% length(colors)) ],cex=2,pch=20)
      text(tx+50,ty,targetgene,col=colors[i])
    }
  }
  
}




# set.seed(1235)



pvec=gstable[,startindex]
names(pvec)=gstable[,'id']
pvec=sort(pvec);

plotrankedvalues(pvec,targetgenelist,xlab='Genes',ylab='RRA score',main=paste('Distribution of RRA scores in \\n',samplelabel))

# plotrandvalues(pvec,targetgenelist,xlab='Genes',ylab='RRA score',main=paste('Distribution of RRA scores in \\n',samplelabel))


pvec=gstable[,startindex+1]
names(pvec)=gstable[,'id']
pvec=sort(pvec);

plotrankedvalues(pvec,targetgenelist,xlab='Genes',ylab='p value',main=paste('Distribution of p values in \\n',samplelabel))

# plotrandvalues(pvec,targetgenelist,xlab='Genes',ylab='p value',main=paste('Distribution of p values in \\n',samplelabel))



# you need to write after this code:
# dev.off()






# parameters
# Do not modify the variables beginning with "__"
targetmat=list(c(461.2664532383986,413.99181842160425,479.87072163544855,952.7071846742039,871.9196725147847,932.4425901499088),c(126.15834618486116,106.29519662176325,136.16468989198083,380.6778973831038,333.68489836762495,452.83868226054534),c(629.4775814848801,639.6360077414877,647.8803793247474,1651.2916240208572,1457.6761349743615,1670.294756133545),c(391.61653294883985,446.6263086124965,383.2377159056557,536.5938447155453,445.2575578837348,584.4946569752726))
targetgene="Ints14"
collabel=c("In.vitro_Pool.D..25.32._hEGFRv3.CAR_ET.1.10_rep1_1400..1401..1402..1403..1427..1428..1429..1430","In.vitro_Pool.D..25.32._hEGFRv3.CAR_ET.1.10_rep2_1400..1401..1402..1403..1427..1428..1429..1430","In.vitro_Pool.D..25.32._hEGFRv3.CAR_ET.1.10_rep3_1400..1401..1402..1403..1427..1428..1429..1430","In.vitro_Pool.D..25.32._mCD19.CAR_ET.1.10_rep1_1400..1401..1402..1403..1427..1428..1429..1430","In.vitro_Pool.D..25.32._mCD19.CAR_ET.1.10_rep2_1400..1401..1402..1403..1427..1428..1429..1430","In.vitro_Pool.D..25.32._mCD19.CAR_ET.1.10_rep3_1400..1401..1402..1403..1427..1428..1429..1430")

# set up color using RColorBrewer
#library(RColorBrewer)
#colors <- brewer.pal(length(targetgenelist), "Set1")

colors=c( "#E41A1C", "#377EB8", "#4DAF4A", "#984EA3", "#FF7F00",  "#A65628", "#F781BF",
          "#999999", "#66C2A5", "#FC8D62", "#8DA0CB", "#E78AC3", "#A6D854", "#FFD92F", "#E5C494", "#B3B3B3", 
          "#8DD3C7", "#FFFFB3", "#BEBADA", "#FB8072", "#80B1D3", "#FDB462", "#B3DE69", "#FCCDE5",
          "#D9D9D9", "#BC80BD", "#CCEBC5", "#FFED6F")


## code

targetmatvec=unlist(targetmat)+1
yrange=range(targetmatvec[targetmatvec>0]);
# yrange[1]=1; # set the minimum value to 1
for(i in 1:length(targetmat)){
  vali=targetmat[[i]]+1;
  if(i==1){
    plot(1:length(vali),vali,type='b',las=1,pch=20,main=paste('sgRNAs in',targetgene),ylab='Read counts',xlab='Samples',xlim=c(0.7,length(vali)+0.3),ylim = yrange,col=colors[(i %% length(colors))],xaxt='n',log='y')
    axis(1,at=1:length(vali),labels=(collabel),las=2)
    # lines(0:100,rep(1,101),col='black');
  }else{
    lines(1:length(vali),vali,type='b',pch=20,col=colors[(i %% length(colors))])
  }
}




# parameters
# Do not modify the variables beginning with "__"
targetmat=list(c(612.3936387723469,670.4056699214717,616.0354115274293,995.2297157648698,1043.4109825117685,1080.7364078230908),c(253.63084180914794,229.37384534169965,259.152151729899,377.6405737337705,390.5043083063846,401.47838443227266),c(202.3790136715481,193.00969912899117,187.7754997703929,287.5333054702167,248.9723235498378,292.97071296409086),c(349.56375088721944,297.4400677398463,319.5477803110195,503.1832845728792,455.58835969078206,542.538357340909))
targetgene="Lsm12"
collabel=c("In.vitro_Pool.D..25.32._hEGFRv3.CAR_ET.1.10_rep1_1400..1401..1402..1403..1427..1428..1429..1430","In.vitro_Pool.D..25.32._hEGFRv3.CAR_ET.1.10_rep2_1400..1401..1402..1403..1427..1428..1429..1430","In.vitro_Pool.D..25.32._hEGFRv3.CAR_ET.1.10_rep3_1400..1401..1402..1403..1427..1428..1429..1430","In.vitro_Pool.D..25.32._mCD19.CAR_ET.1.10_rep1_1400..1401..1402..1403..1427..1428..1429..1430","In.vitro_Pool.D..25.32._mCD19.CAR_ET.1.10_rep2_1400..1401..1402..1403..1427..1428..1429..1430","In.vitro_Pool.D..25.32._mCD19.CAR_ET.1.10_rep3_1400..1401..1402..1403..1427..1428..1429..1430")

# set up color using RColorBrewer
#library(RColorBrewer)
#colors <- brewer.pal(length(targetgenelist), "Set1")

colors=c( "#E41A1C", "#377EB8", "#4DAF4A", "#984EA3", "#FF7F00",  "#A65628", "#F781BF",
          "#999999", "#66C2A5", "#FC8D62", "#8DA0CB", "#E78AC3", "#A6D854", "#FFD92F", "#E5C494", "#B3B3B3", 
          "#8DD3C7", "#FFFFB3", "#BEBADA", "#FB8072", "#80B1D3", "#FDB462", "#B3DE69", "#FCCDE5",
          "#D9D9D9", "#BC80BD", "#CCEBC5", "#FFED6F")


## code

targetmatvec=unlist(targetmat)+1
yrange=range(targetmatvec[targetmatvec>0]);
# yrange[1]=1; # set the minimum value to 1
for(i in 1:length(targetmat)){
  vali=targetmat[[i]]+1;
  if(i==1){
    plot(1:length(vali),vali,type='b',las=1,pch=20,main=paste('sgRNAs in',targetgene),ylab='Read counts',xlab='Samples',xlim=c(0.7,length(vali)+0.3),ylim = yrange,col=colors[(i %% length(colors))],xaxt='n',log='y')
    axis(1,at=1:length(vali),labels=(collabel),las=2)
    # lines(0:100,rep(1,101),col='black');
  }else{
    lines(1:length(vali),vali,type='b',pch=20,col=colors[(i %% length(colors))])
  }
}




# parameters
# Do not modify the variables beginning with "__"
targetmat=list(c(211.57805974752756,248.02212545078092,234.99390029745078,250.07298046177297,257.2369649954756,275.60948552918177),c(436.2976138893115,486.7201108470212,441.43713981109914,635.8130839270989,651.873594024679,822.488149728818),c(270.7147845216812,311.42627782165727,299.7819382299255,456.6109886164357,347.1149407167863,486.837752653909),c(381.1033374334347,390.68146828525266,362.3737714867232,539.6311683648785,626.0465895070611,598.238962027909))
targetgene="Caprin1"
collabel=c("In.vitro_Pool.D..25.32._hEGFRv3.CAR_ET.1.10_rep1_1400..1401..1402..1403..1427..1428..1429..1430","In.vitro_Pool.D..25.32._hEGFRv3.CAR_ET.1.10_rep2_1400..1401..1402..1403..1427..1428..1429..1430","In.vitro_Pool.D..25.32._hEGFRv3.CAR_ET.1.10_rep3_1400..1401..1402..1403..1427..1428..1429..1430","In.vitro_Pool.D..25.32._mCD19.CAR_ET.1.10_rep1_1400..1401..1402..1403..1427..1428..1429..1430","In.vitro_Pool.D..25.32._mCD19.CAR_ET.1.10_rep2_1400..1401..1402..1403..1427..1428..1429..1430","In.vitro_Pool.D..25.32._mCD19.CAR_ET.1.10_rep3_1400..1401..1402..1403..1427..1428..1429..1430")

# set up color using RColorBrewer
#library(RColorBrewer)
#colors <- brewer.pal(length(targetgenelist), "Set1")

colors=c( "#E41A1C", "#377EB8", "#4DAF4A", "#984EA3", "#FF7F00",  "#A65628", "#F781BF",
          "#999999", "#66C2A5", "#FC8D62", "#8DA0CB", "#E78AC3", "#A6D854", "#FFD92F", "#E5C494", "#B3B3B3", 
          "#8DD3C7", "#FFFFB3", "#BEBADA", "#FB8072", "#80B1D3", "#FDB462", "#B3DE69", "#FCCDE5",
          "#D9D9D9", "#BC80BD", "#CCEBC5", "#FFED6F")


## code

targetmatvec=unlist(targetmat)+1
yrange=range(targetmatvec[targetmatvec>0]);
# yrange[1]=1; # set the minimum value to 1
for(i in 1:length(targetmat)){
  vali=targetmat[[i]]+1;
  if(i==1){
    plot(1:length(vali),vali,type='b',las=1,pch=20,main=paste('sgRNAs in',targetgene),ylab='Read counts',xlab='Samples',xlim=c(0.7,length(vali)+0.3),ylim = yrange,col=colors[(i %% length(colors))],xaxt='n',log='y')
    axis(1,at=1:length(vali),labels=(collabel),las=2)
    # lines(0:100,rep(1,101),col='black');
  }else{
    lines(1:length(vali),vali,type='b',pch=20,col=colors[(i %% length(colors))])
  }
}




# parameters
# Do not modify the variables beginning with "__"
targetmat=list(c(333.7939576141118,289.04834169075974,334.9212130407593,388.7774271146592,479.34920384699063,475.9869855070908),c(164.26867992820462,170.63176299809365,210.83564886500255,293.60795276888325,209.7152766830584,251.73779780618176),c(488.86359146633697,524.9490850706378,423.8675024056823,556.8426690444337,610.5503867964902,755.2133934185453),c(851.5688367478127,873.6719231104576,687.4120634869355,963.8440380550926,1025.848619439788,1066.2687182939997))
targetgene="Cwc27"
collabel=c("In.vitro_Pool.D..25.32._hEGFRv3.CAR_ET.1.10_rep1_1400..1401..1402..1403..1427..1428..1429..1430","In.vitro_Pool.D..25.32._hEGFRv3.CAR_ET.1.10_rep2_1400..1401..1402..1403..1427..1428..1429..1430","In.vitro_Pool.D..25.32._hEGFRv3.CAR_ET.1.10_rep3_1400..1401..1402..1403..1427..1428..1429..1430","In.vitro_Pool.D..25.32._mCD19.CAR_ET.1.10_rep1_1400..1401..1402..1403..1427..1428..1429..1430","In.vitro_Pool.D..25.32._mCD19.CAR_ET.1.10_rep2_1400..1401..1402..1403..1427..1428..1429..1430","In.vitro_Pool.D..25.32._mCD19.CAR_ET.1.10_rep3_1400..1401..1402..1403..1427..1428..1429..1430")

# set up color using RColorBrewer
#library(RColorBrewer)
#colors <- brewer.pal(length(targetgenelist), "Set1")

colors=c( "#E41A1C", "#377EB8", "#4DAF4A", "#984EA3", "#FF7F00",  "#A65628", "#F781BF",
          "#999999", "#66C2A5", "#FC8D62", "#8DA0CB", "#E78AC3", "#A6D854", "#FFD92F", "#E5C494", "#B3B3B3", 
          "#8DD3C7", "#FFFFB3", "#BEBADA", "#FB8072", "#80B1D3", "#FDB462", "#B3DE69", "#FCCDE5",
          "#D9D9D9", "#BC80BD", "#CCEBC5", "#FFED6F")


## code

targetmatvec=unlist(targetmat)+1
yrange=range(targetmatvec[targetmatvec>0]);
# yrange[1]=1; # set the minimum value to 1
for(i in 1:length(targetmat)){
  vali=targetmat[[i]]+1;
  if(i==1){
    plot(1:length(vali),vali,type='b',las=1,pch=20,main=paste('sgRNAs in',targetgene),ylab='Read counts',xlab='Samples',xlim=c(0.7,length(vali)+0.3),ylim = yrange,col=colors[(i %% length(colors))],xaxt='n',log='y')
    axis(1,at=1:length(vali),labels=(collabel),las=2)
    # lines(0:100,rep(1,101),col='black');
  }else{
    lines(1:length(vali),vali,type='b',pch=20,col=colors[(i %% length(colors))])
  }
}




# parameters
# Do not modify the variables beginning with "__"
targetmat=list(c(1876.6053994998097,1699.790731942758,1839.3214158795797,2387.336388375954,2637.453701339153,2221.5137271919084),c(388.98823406998855,405.6000923725177,408.49406967594246,438.387046720436,416.3313128240026,299.48117325218175),c(538.8012701645112,543.5973651797191,533.6777361895378,633.78820149421,760.3470129986748,820.3179962994543),c(190.55166871671736,199.53659716716962,214.12995587851825,319.9314243964383,208.6821965023537,347.94793317463626))
targetgene="Zfp608"
collabel=c("In.vitro_Pool.D..25.32._hEGFRv3.CAR_ET.1.10_rep1_1400..1401..1402..1403..1427..1428..1429..1430","In.vitro_Pool.D..25.32._hEGFRv3.CAR_ET.1.10_rep2_1400..1401..1402..1403..1427..1428..1429..1430","In.vitro_Pool.D..25.32._hEGFRv3.CAR_ET.1.10_rep3_1400..1401..1402..1403..1427..1428..1429..1430","In.vitro_Pool.D..25.32._mCD19.CAR_ET.1.10_rep1_1400..1401..1402..1403..1427..1428..1429..1430","In.vitro_Pool.D..25.32._mCD19.CAR_ET.1.10_rep2_1400..1401..1402..1403..1427..1428..1429..1430","In.vitro_Pool.D..25.32._mCD19.CAR_ET.1.10_rep3_1400..1401..1402..1403..1427..1428..1429..1430")

# set up color using RColorBrewer
#library(RColorBrewer)
#colors <- brewer.pal(length(targetgenelist), "Set1")

colors=c( "#E41A1C", "#377EB8", "#4DAF4A", "#984EA3", "#FF7F00",  "#A65628", "#F781BF",
          "#999999", "#66C2A5", "#FC8D62", "#8DA0CB", "#E78AC3", "#A6D854", "#FFD92F", "#E5C494", "#B3B3B3", 
          "#8DD3C7", "#FFFFB3", "#BEBADA", "#FB8072", "#80B1D3", "#FDB462", "#B3DE69", "#FCCDE5",
          "#D9D9D9", "#BC80BD", "#CCEBC5", "#FFED6F")


## code

targetmatvec=unlist(targetmat)+1
yrange=range(targetmatvec[targetmatvec>0]);
# yrange[1]=1; # set the minimum value to 1
for(i in 1:length(targetmat)){
  vali=targetmat[[i]]+1;
  if(i==1){
    plot(1:length(vali),vali,type='b',las=1,pch=20,main=paste('sgRNAs in',targetgene),ylab='Read counts',xlab='Samples',xlim=c(0.7,length(vali)+0.3),ylim = yrange,col=colors[(i %% length(colors))],xaxt='n',log='y')
    axis(1,at=1:length(vali),labels=(collabel),las=2)
    # lines(0:100,rep(1,101),col='black');
  }else{
    lines(1:length(vali),vali,type='b',pch=20,col=colors[(i %% length(colors))])
  }
}




# parameters
# Do not modify the variables beginning with "__"
targetmat=list(c(406.0721767825218,370.16836016526327,344.8041340813063,502.1708433564348,395.6697092099082,468.0297562660908),c(377.16088911515783,340.33111199073323,327.2344966758894,567.9795224253224,542.3670948699786,609.8131136511817),c(813.4585030044693,892.3202032195388,763.1811247977957,828.1769150515396,1045.4771428731779,978.7391966429998),c(588.7389488626853,550.1242632178976,654.4689933517787,719.8457048919862,788.2401778777023,609.8131136511817))
targetgene="Lyrm9"
collabel=c("In.vitro_Pool.D..25.32._hEGFRv3.CAR_ET.1.10_rep1_1400..1401..1402..1403..1427..1428..1429..1430","In.vitro_Pool.D..25.32._hEGFRv3.CAR_ET.1.10_rep2_1400..1401..1402..1403..1427..1428..1429..1430","In.vitro_Pool.D..25.32._hEGFRv3.CAR_ET.1.10_rep3_1400..1401..1402..1403..1427..1428..1429..1430","In.vitro_Pool.D..25.32._mCD19.CAR_ET.1.10_rep1_1400..1401..1402..1403..1427..1428..1429..1430","In.vitro_Pool.D..25.32._mCD19.CAR_ET.1.10_rep2_1400..1401..1402..1403..1427..1428..1429..1430","In.vitro_Pool.D..25.32._mCD19.CAR_ET.1.10_rep3_1400..1401..1402..1403..1427..1428..1429..1430")

# set up color using RColorBrewer
#library(RColorBrewer)
#colors <- brewer.pal(length(targetgenelist), "Set1")

colors=c( "#E41A1C", "#377EB8", "#4DAF4A", "#984EA3", "#FF7F00",  "#A65628", "#F781BF",
          "#999999", "#66C2A5", "#FC8D62", "#8DA0CB", "#E78AC3", "#A6D854", "#FFD92F", "#E5C494", "#B3B3B3", 
          "#8DD3C7", "#FFFFB3", "#BEBADA", "#FB8072", "#80B1D3", "#FDB462", "#B3DE69", "#FCCDE5",
          "#D9D9D9", "#BC80BD", "#CCEBC5", "#FFED6F")


## code

targetmatvec=unlist(targetmat)+1
yrange=range(targetmatvec[targetmatvec>0]);
# yrange[1]=1; # set the minimum value to 1
for(i in 1:length(targetmat)){
  vali=targetmat[[i]]+1;
  if(i==1){
    plot(1:length(vali),vali,type='b',las=1,pch=20,main=paste('sgRNAs in',targetgene),ylab='Read counts',xlab='Samples',xlim=c(0.7,length(vali)+0.3),ylim = yrange,col=colors[(i %% length(colors))],xaxt='n',log='y')
    axis(1,at=1:length(vali),labels=(collabel),las=2)
    # lines(0:100,rep(1,101),col='black');
  }else{
    lines(1:length(vali),vali,type='b',pch=20,col=colors[(i %% length(colors))])
  }
}




# parameters
# Do not modify the variables beginning with "__"
targetmat=list(c(758.2642265485925,722.6208542268993,737.924771027509,1015.4785400937583,761.3800931793795,1083.6299457289088),c(406.0721767825218,456.88286267249117,406.29786500026535,534.5689622826563,575.4256606525297,578.7075811636362),c(523.0314768914035,509.0980469779187,580.8961367165956,558.8675514773225,521.7054912558842,554.8358934406363),c(546.686166801065,587.4208234360601,540.2663502165691,880.8238583066498,891.5481959481743,821.0413807759089))
targetgene="Gm7233"
collabel=c("In.vitro_Pool.D..25.32._hEGFRv3.CAR_ET.1.10_rep1_1400..1401..1402..1403..1427..1428..1429..1430","In.vitro_Pool.D..25.32._hEGFRv3.CAR_ET.1.10_rep2_1400..1401..1402..1403..1427..1428..1429..1430","In.vitro_Pool.D..25.32._hEGFRv3.CAR_ET.1.10_rep3_1400..1401..1402..1403..1427..1428..1429..1430","In.vitro_Pool.D..25.32._mCD19.CAR_ET.1.10_rep1_1400..1401..1402..1403..1427..1428..1429..1430","In.vitro_Pool.D..25.32._mCD19.CAR_ET.1.10_rep2_1400..1401..1402..1403..1427..1428..1429..1430","In.vitro_Pool.D..25.32._mCD19.CAR_ET.1.10_rep3_1400..1401..1402..1403..1427..1428..1429..1430")

# set up color using RColorBrewer
#library(RColorBrewer)
#colors <- brewer.pal(length(targetgenelist), "Set1")

colors=c( "#E41A1C", "#377EB8", "#4DAF4A", "#984EA3", "#FF7F00",  "#A65628", "#F781BF",
          "#999999", "#66C2A5", "#FC8D62", "#8DA0CB", "#E78AC3", "#A6D854", "#FFD92F", "#E5C494", "#B3B3B3", 
          "#8DD3C7", "#FFFFB3", "#BEBADA", "#FB8072", "#80B1D3", "#FDB462", "#B3DE69", "#FCCDE5",
          "#D9D9D9", "#BC80BD", "#CCEBC5", "#FFED6F")


## code

targetmatvec=unlist(targetmat)+1
yrange=range(targetmatvec[targetmatvec>0]);
# yrange[1]=1; # set the minimum value to 1
for(i in 1:length(targetmat)){
  vali=targetmat[[i]]+1;
  if(i==1){
    plot(1:length(vali),vali,type='b',las=1,pch=20,main=paste('sgRNAs in',targetgene),ylab='Read counts',xlab='Samples',xlim=c(0.7,length(vali)+0.3),ylim = yrange,col=colors[(i %% length(colors))],xaxt='n',log='y')
    axis(1,at=1:length(vali),labels=(collabel),las=2)
    # lines(0:100,rep(1,101),col='black');
  }else{
    lines(1:length(vali),vali,type='b',pch=20,col=colors[(i %% length(colors))])
  }
}




# parameters
# Do not modify the variables beginning with "__"
targetmat=list(c(639.9907770002852,605.1366895396873,602.8581834733667,986.11774481687,672.5351976387735,964.2715071139089),c(759.5783759880181,720.7560262159911,733.5323616761548,804.8907670733179,909.1105590201546,1001.8874998895452),c(722.7821916841003,609.7987595669576,742.3171803788632,1206.8299300017545,1366.7650790723462,1110.3951713577271),c(638.6766275608596,655.4870458342067,658.8614027031331,701.6217629959865,725.2222868547143,820.3179962994543))
targetgene="Pkib"
collabel=c("In.vitro_Pool.D..25.32._hEGFRv3.CAR_ET.1.10_rep1_1400..1401..1402..1403..1427..1428..1429..1430","In.vitro_Pool.D..25.32._hEGFRv3.CAR_ET.1.10_rep2_1400..1401..1402..1403..1427..1428..1429..1430","In.vitro_Pool.D..25.32._hEGFRv3.CAR_ET.1.10_rep3_1400..1401..1402..1403..1427..1428..1429..1430","In.vitro_Pool.D..25.32._mCD19.CAR_ET.1.10_rep1_1400..1401..1402..1403..1427..1428..1429..1430","In.vitro_Pool.D..25.32._mCD19.CAR_ET.1.10_rep2_1400..1401..1402..1403..1427..1428..1429..1430","In.vitro_Pool.D..25.32._mCD19.CAR_ET.1.10_rep3_1400..1401..1402..1403..1427..1428..1429..1430")

# set up color using RColorBrewer
#library(RColorBrewer)
#colors <- brewer.pal(length(targetgenelist), "Set1")

colors=c( "#E41A1C", "#377EB8", "#4DAF4A", "#984EA3", "#FF7F00",  "#A65628", "#F781BF",
          "#999999", "#66C2A5", "#FC8D62", "#8DA0CB", "#E78AC3", "#A6D854", "#FFD92F", "#E5C494", "#B3B3B3", 
          "#8DD3C7", "#FFFFB3", "#BEBADA", "#FB8072", "#80B1D3", "#FDB462", "#B3DE69", "#FCCDE5",
          "#D9D9D9", "#BC80BD", "#CCEBC5", "#FFED6F")


## code

targetmatvec=unlist(targetmat)+1
yrange=range(targetmatvec[targetmatvec>0]);
# yrange[1]=1; # set the minimum value to 1
for(i in 1:length(targetmat)){
  vali=targetmat[[i]]+1;
  if(i==1){
    plot(1:length(vali),vali,type='b',las=1,pch=20,main=paste('sgRNAs in',targetgene),ylab='Read counts',xlab='Samples',xlim=c(0.7,length(vali)+0.3),ylim = yrange,col=colors[(i %% length(colors))],xaxt='n',log='y')
    axis(1,at=1:length(vali),labels=(collabel),las=2)
    # lines(0:100,rep(1,101),col='black');
  }else{
    lines(1:length(vali),vali,type='b',pch=20,col=colors[(i %% length(colors))])
  }
}




# parameters
# Do not modify the variables beginning with "__"
targetmat=list(c(562.4559600741726,517.4897730270053,522.6967128111522,725.9203521906527,628.1127498684705,694.4490973963635),c(525.6597757702548,553.8539192397138,640.1936629598775,823.1147089693175,673.5682778194782,749.4263176069089),c(533.5446724068087,630.311867686947,552.3454759327932,763.3806771990965,769.6447346250172,618.4937273686362),c(427.098567813332,382.2897422361661,408.49406967594246,507.2330494386569,463.85300113641983,572.1971208755454))
targetgene="Otub1"
collabel=c("In.vitro_Pool.D..25.32._hEGFRv3.CAR_ET.1.10_rep1_1400..1401..1402..1403..1427..1428..1429..1430","In.vitro_Pool.D..25.32._hEGFRv3.CAR_ET.1.10_rep2_1400..1401..1402..1403..1427..1428..1429..1430","In.vitro_Pool.D..25.32._hEGFRv3.CAR_ET.1.10_rep3_1400..1401..1402..1403..1427..1428..1429..1430","In.vitro_Pool.D..25.32._mCD19.CAR_ET.1.10_rep1_1400..1401..1402..1403..1427..1428..1429..1430","In.vitro_Pool.D..25.32._mCD19.CAR_ET.1.10_rep2_1400..1401..1402..1403..1427..1428..1429..1430","In.vitro_Pool.D..25.32._mCD19.CAR_ET.1.10_rep3_1400..1401..1402..1403..1427..1428..1429..1430")

# set up color using RColorBrewer
#library(RColorBrewer)
#colors <- brewer.pal(length(targetgenelist), "Set1")

colors=c( "#E41A1C", "#377EB8", "#4DAF4A", "#984EA3", "#FF7F00",  "#A65628", "#F781BF",
          "#999999", "#66C2A5", "#FC8D62", "#8DA0CB", "#E78AC3", "#A6D854", "#FFD92F", "#E5C494", "#B3B3B3", 
          "#8DD3C7", "#FFFFB3", "#BEBADA", "#FB8072", "#80B1D3", "#FDB462", "#B3DE69", "#FCCDE5",
          "#D9D9D9", "#BC80BD", "#CCEBC5", "#FFED6F")


## code

targetmatvec=unlist(targetmat)+1
yrange=range(targetmatvec[targetmatvec>0]);
# yrange[1]=1; # set the minimum value to 1
for(i in 1:length(targetmat)){
  vali=targetmat[[i]]+1;
  if(i==1){
    plot(1:length(vali),vali,type='b',las=1,pch=20,main=paste('sgRNAs in',targetgene),ylab='Read counts',xlab='Samples',xlim=c(0.7,length(vali)+0.3),ylim = yrange,col=colors[(i %% length(colors))],xaxt='n',log='y')
    axis(1,at=1:length(vali),labels=(collabel),las=2)
    # lines(0:100,rep(1,101),col='black');
  }else{
    lines(1:length(vali),vali,type='b',pch=20,col=colors[(i %% length(colors))])
  }
}




# parameters
# Do not modify the variables beginning with "__"
targetmat=list(c(738.551984957208,767.3767264886943,708.276007905868,652.0121433902096,801.6702202268636,810.1906136290908),c(772.7198703822745,856.8884710122844,744.5133850545403,1168.3571637768664,1290.3171457001968,1459.7898734852724),c(733.2953871995054,693.7160200578234,685.2158588112584,697.5719981302088,647.7412733018601,548.3254331525453),c(428.41271725275766,356.1821500834523,418.37699071648944,705.6715278617642,665.3036363738404,804.4035378174543))
targetgene="Prss50"
collabel=c("In.vitro_Pool.D..25.32._hEGFRv3.CAR_ET.1.10_rep1_1400..1401..1402..1403..1427..1428..1429..1430","In.vitro_Pool.D..25.32._hEGFRv3.CAR_ET.1.10_rep2_1400..1401..1402..1403..1427..1428..1429..1430","In.vitro_Pool.D..25.32._hEGFRv3.CAR_ET.1.10_rep3_1400..1401..1402..1403..1427..1428..1429..1430","In.vitro_Pool.D..25.32._mCD19.CAR_ET.1.10_rep1_1400..1401..1402..1403..1427..1428..1429..1430","In.vitro_Pool.D..25.32._mCD19.CAR_ET.1.10_rep2_1400..1401..1402..1403..1427..1428..1429..1430","In.vitro_Pool.D..25.32._mCD19.CAR_ET.1.10_rep3_1400..1401..1402..1403..1427..1428..1429..1430")

# set up color using RColorBrewer
#library(RColorBrewer)
#colors <- brewer.pal(length(targetgenelist), "Set1")

colors=c( "#E41A1C", "#377EB8", "#4DAF4A", "#984EA3", "#FF7F00",  "#A65628", "#F781BF",
          "#999999", "#66C2A5", "#FC8D62", "#8DA0CB", "#E78AC3", "#A6D854", "#FFD92F", "#E5C494", "#B3B3B3", 
          "#8DD3C7", "#FFFFB3", "#BEBADA", "#FB8072", "#80B1D3", "#FDB462", "#B3DE69", "#FCCDE5",
          "#D9D9D9", "#BC80BD", "#CCEBC5", "#FFED6F")


## code

targetmatvec=unlist(targetmat)+1
yrange=range(targetmatvec[targetmatvec>0]);
# yrange[1]=1; # set the minimum value to 1
for(i in 1:length(targetmat)){
  vali=targetmat[[i]]+1;
  if(i==1){
    plot(1:length(vali),vali,type='b',las=1,pch=20,main=paste('sgRNAs in',targetgene),ylab='Read counts',xlab='Samples',xlim=c(0.7,length(vali)+0.3),ylim = yrange,col=colors[(i %% length(colors))],xaxt='n',log='y')
    axis(1,at=1:length(vali),labels=(collabel),las=2)
    # lines(0:100,rep(1,101),col='black');
  }else{
    lines(1:length(vali),vali,type='b',pch=20,col=colors[(i %% length(colors))])
  }
}



dev.off()
Sweave("invitro.poolD_mCD19.CAR_ET.1.10_v_hEGFRv3.CAR_ET.1.10_summary.Rnw");
library(tools);

texi2dvi("invitro.poolD_mCD19.CAR_ET.1.10_v_hEGFRv3.CAR_ET.1.10_summary.tex",pdf=TRUE);
